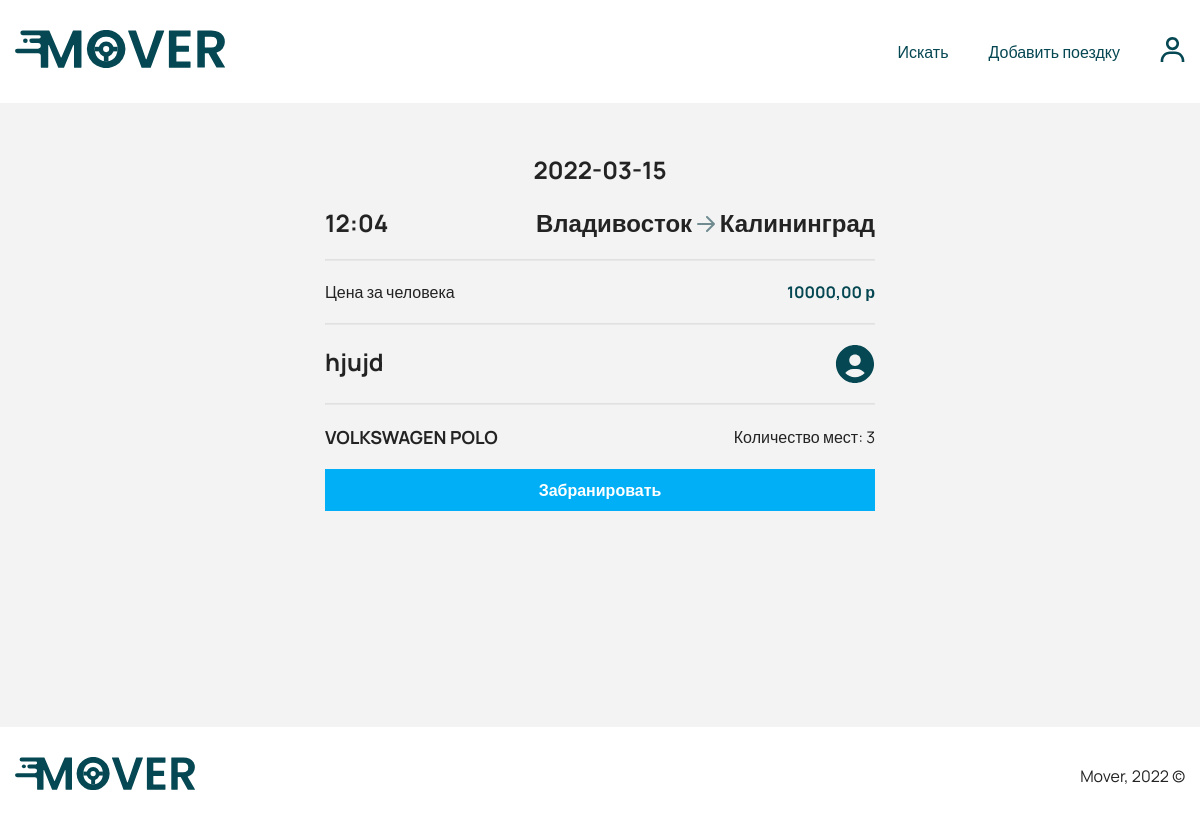
Screenshot of /trip.php?id=3 with the database file from the repository.
### tables this page shows
CREATE TABLE `trip` (
  `id` int(11) NOT NULL,
  `from` varchar(255) DEFAULT NULL,
  `to` varchar(255) DEFAULT NULL,
  `time` varchar(255) DEFAULT NULL,
  `date` varchar(255) DEFAULT NULL,
  `price` int(11) DEFAULT '0',
  `car_seats` int(11) DEFAULT NULL,
  `car_id` int(11) DEFAULT NULL,
  `user_id` int(11) DEFAULT NULL,
  `status_id` int(11) NOT NULL DEFAULT '1',
  `created_at` timestamp NOT NULL DEFAULT CURRENT_TIMESTAMP
);

CREATE TABLE `users` (
  `id` int(11) NOT NULL,
  `email` varchar(255) DEFAULT NULL,
  `password` varchar(255) DEFAULT NULL,
  `phone` varchar(255) DEFAULT NULL,
  `first_name` varchar(255) DEFAULT NULL,
  `last_name` varchar(255) DEFAULT NULL,
  `mid_name` varchar(255) DEFAULT NULL,
  `photo_url` varchar(255) DEFAULT 'user.svg',
  `rides` int(11) DEFAULT '0',
  `rating` double DEFAULT NULL,
  `car_id` int(11) DEFAULT '1',
  `role_id` int(11) DEFAULT '1',
  `created_at` timestamp NULL DEFAULT CURRENT_TIMESTAMP
);

CREATE TABLE `cars` (
  `id` int(11) NOT NULL,
  `name` varchar(255) DEFAULT NULL
);

### app/QueryDataBase.php (called while the page is built, shortened)
<?php
class QueryDataBase
{
    protected $link;
    private function connect(): void
    {
        try {
            $host = "localhost";
            $dbname = "mover_db";
            $username = "root";
            $password = "";
            $dsn = "mysql:host=$host;dbname=$dbname;charset=utf8;";
        } catch (PDOException $err) {
            die("Ошибка выполнения скрипта: " . $err->getMessage());
        }
    }
    public function query(string $sql)
    {
        $statement = $this->getLink()->prepare($sql);
        $statement->execute();
        return $statement;
    }
    public function getLink()
    {
        return $this->link;
    }
    public function setLink($link): QueryDataBase
    {
        $this->link = $link;
        return $this;
    }
}

### trip.php (the view, shortened to what this page needs)
<?php
require('app/QueryDataBase.php');
$database = new QueryDataBase();
if (isset($_GET)){
    $trip = $database->query("SELECT *, trip.id AS trip_id FROM `trip` INNER JOIN `users` ON `trip`.`user_id` = `users`.`id` WHERE trip.id = " . $_GET['id'])->fetchAll(PDO::FETCH_ASSOC);
} else{
    header("Location: /search.php");
    die();
}
?>
<!doctype html>
<html lang="en">
<head>
    <?php require('app/snippets/head.php'); ?>
</head>
<body>
<?php require('app/snippets/header.php'); ?>
<section class="section section-single trip">
    <div class="container">
        <div class="section-content trip-content">
            <?php foreach ($trip as $val): ?>
            <h1 class="trip-date"><?php echo $val['date']; ?></h1>
            <div class="trip-route">
                <h2 class="trip-title"><?php echo $val['time']; ?></h2>
                <h2 class="trip-title"> <?php echo $val['from']; ?> <img src="assets/images/icons/arrow.svg" alt="arrow"> <?php echo $val['to']; ?></h2>
            </div>
                <hr>
            <div class="trip-price">
                <p class="trip-price__desc">Цена за человека</p>
                <p class="price"><?php echo $val['price']; ?>,00 р</p>
            </div>
                <hr>
            <div class="trip-user user">
                <div class="user-info">
                    <h2 class="user-name"><?php echo $val['first_name']; ?></h2>
                </div>
                <img src="assets/images/avatar/user.svg" alt="user" class="user__photo">
            </div>
                <hr>
            <?php $car = $database->getLink()->query("SELECT `name` FROM `cars` WHERE id = " . $val['car_id'])->fetchAll(PDO::FETCH_ASSOC)[0]; ?>
            <div class="trip-info">
                <h2 class="trip-car"><?php echo $car['name']; ?></h2>
                <p class="trip-seats">Количество мест: <?php echo $val['car_seats'] ?></p>
            </div>
            <a href="" class="button trip__button">Забранировать</a>
            <?php endforeach; ?>
        </div>
    </div>
</section>
<footer class="footer">
    <div class="container">
        <div class="footer-content">
            <div class="footer-logo">
                <img src="assets/images/icons/logo.svg" alt="logo" class="logo">
            </div>
            <p class="footer__text">Mover, 2022 &copy;</p>
        </div>
    </div>
</footer>
</body>
</html>

### assets/css/style.css (style rules this page uses)
*, *:after, *:before { margin: 0; padding: 0; -webkit-box-sizing: border-box; box-sizing: border-box; }
:root { --green-color: rgb(5, 71, 82); --blue-color: rgb(0, 175, 245); --grey-color: rgb(112, 140, 145); --text-color: #232323; --border-radius: 5px; --font-size: 16px; --font-fam: "Manrope", sans-serif; }
::placeholder { font-family: var(--font-fam); }
body { font-family: var(--font-fam); color: var(--text-color); }
a { text-decoration: none; }
.container { max-width: 1300px; margin: 0 auto; padding: 0 15px; }
.section { padding: 50px 0; background-color: #f3f3f3; }
.section-single { min-height: 78vh; }
.button { border: none; background-color: var(--blue-color); cursor: pointer; color: white; font-weight: 700; font-size: 16px; }
.price { color: var(--green-color); font-weight: 700; }
.footer-content { display: -webkit-box; display: -ms-flexbox; display: flex; -webkit-box-orient: horizontal; -webkit-box-direction: normal; -ms-flex-direction: row; flex-direction: row; -webkit-box-pack: justify; -ms-flex-pack: justify; justify-content: space-between; -webkit-box-align: center; -ms-flex-align: center; align-items: center; padding: 30px 0; }
.footer-content .logo { width: 60%; }
.trip hr { border-color: #00000012; }
.trip-route { display: -webkit-box; display: -ms-flexbox; display: flex; -webkit-box-orient: horizontal; -webkit-box-direction: normal; -ms-flex-direction: row; flex-direction: row; -webkit-box-pack: justify; -ms-flex-pack: justify; justify-content: space-between; -webkit-box-align: center; -ms-flex-align: center; align-items: center; }
.trip-content { display: -webkit-box; display: -ms-flexbox; display: flex; -webkit-box-orient: vertical; -webkit-box-direction: normal; -ms-flex-direction: column; flex-direction: column; max-width: 550px; margin: 0 auto; gap: 20px; }
.trip-date { text-align: center; }
.trip-user { display: -webkit-box; display: -ms-flexbox; display: flex; -webkit-box-orient: horizontal; -webkit-box-direction: normal; -ms-flex-direction: row; flex-direction: row; -webkit-box-pack: justify; -ms-flex-pack: justify; justify-content: space-between; }
.trip .user__photo { width: 40px; }
.trip__button { padding: 10px; text-align: center; }
.trip-price { display: -webkit-box; display: -ms-flexbox; display: flex; -webkit-box-orient: horizontal; -webkit-box-direction: normal; -ms-flex-direction: row; flex-direction: row; -webkit-box-pack: justify; -ms-flex-pack: justify; justify-content: space-between; }
.trip-info { display: -webkit-box; display: -ms-flexbox; display: flex; -webkit-box-orient: horizontal; -webkit-box-direction: normal; -ms-flex-direction: row; flex-direction: row; -webkit-box-pack: justify; -ms-flex-pack: justify; justify-content: space-between; -webkit-box-align: center; -ms-flex-align: center; align-items: center; }
.trip-car { font-size: 18px; }

### rows the page displays
trip: date "2022-03-15", time "12:04", from "Владивосток", to "Калининград", price "10000", user.first_name "hjujd", cars.name "VOLKSWAGEN POLO", car_seats "3"
